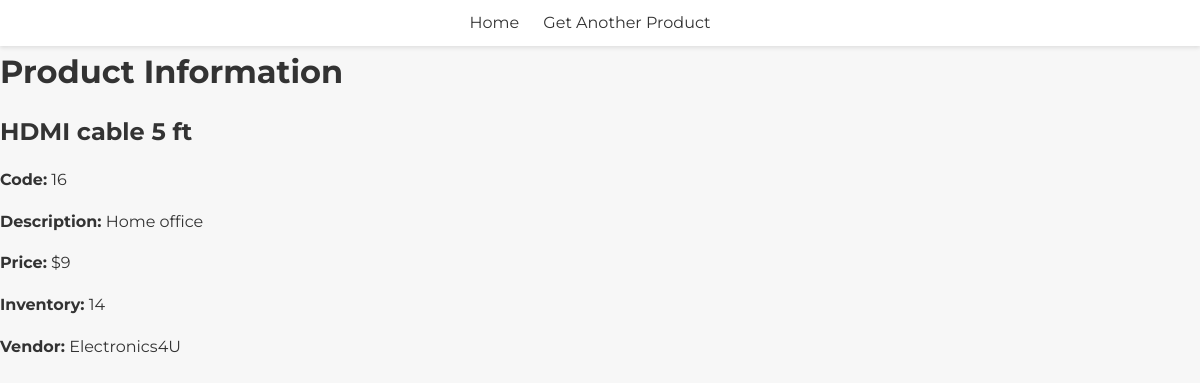
The app's page /product_info/16 with its own data.
### tables this page shows
CREATE TABLE product (
product_code INTEGER NOT NULL,
product_name VARCHAR,
product_description INTEGER,
product_price INTEGER,
product_inventory INTEGER,
product_vendor VARCHAR,
PRIMARY KEY (product_code)
);

### app.py (the view)
@app.route('/product_info/<product_code>')
def product_info(product_code):
    conn = get_db_connection()
    cursor = conn.cursor()
    cursor.execute("SELECT * FROM product WHERE product_code = ?", (product_code,))
    product = cursor.fetchone()
    conn.close()
    if not product:
        message = 'Product with code {} does not exist.'.format(product_code)
        return render_template('get_product.html', message=message)
    else:
        product_info = {key: product[key] for key in product.keys()}
        return render_template('product_info.html', product=product_info)

### app.py (called while the page is built)
def get_db_connection():
    conn = sqlite3.connect('research.db')
    conn.row_factory = sqlite3.Row
    return conn

### templates/product_info.html (shortened to what this page needs)
<!DOCTYPE html>
<html lang="en">
<head>
    <link rel="stylesheet" href="../static/css/styles.css">
</head>
<body>
    <div class="nav-bar">
        <ul>
            <li><a href="/">Home</a></li>
            <li><a href="/get_product">Get Another Product</a></li>
        </ul>
    </div>
    <h1>Product Information</h1>
    {% if product %}
    <div class="product-info">
        <h2>{{ product.product_name }}</h2>
        <p><strong>Code:</strong> {{ product.product_code }}</p>
        <p><strong>Description:</strong> {{ product.product_description }}</p>
        <p><strong>Price:</strong> ${{ product.product_price }}</p>
        <p><strong>Inventory:</strong> {{ product.product_inventory }}</p>
        <p><strong>Vendor:</strong> {{ product.product_vendor }}</p>
    </div>
    {% else %}
    <p>Product not found. Please try a different Product Code.</p>
    {% endif %}
</body>
</html>

### static/css/styles.css (style rules this page uses)
* { margin: 0; padding: 0; box-sizing: border-box; }
body, h1, h2, h3, p, ul, li, form, input, button, select { font-family: 'Montserrat', sans-serif; }
body { background-color: #f7f7f7; color: #333; line-height: 1.6; }
h1, h2, h3, p { margin-bottom: 1rem; }
.nav-bar { background: #fff; padding: 10px 0; box-shadow: 0 2px 4px rgba(0, 0, 0, 0.1); }
.nav-bar ul { list-style: none; padding: 0; text-align: center; }
.nav-bar ul li { display: inline; margin-right: 20px; }
.nav-bar ul li a { text-decoration: none; color: #333; font-weight: 400; }
body { font-family: 'Montserrat', sans-serif; background-color: #f7f7f7; color: #333; line-height: 1.6; }

### records on screen
product: product_name "HDMI cable 5 ft", product_code "16", product_description "Home office", product_price "9", product_inventory "14", product_vendor "Electronics4U"
